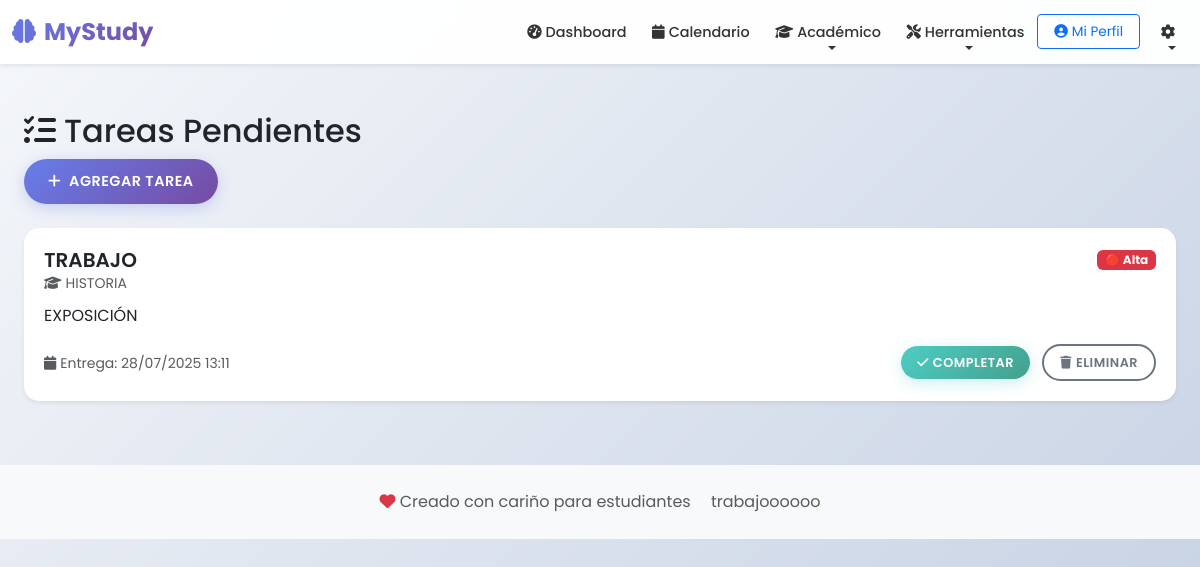
/tareas/ (signed in), run on the app's committed database.
### studyflow/models.py (models this page shows, shortened)
class Tarea(models.Model):
    PRIORIDAD_CHOICES = [
        ('alta', '🔴 Alta'),
        ('media', '🟡 Media'),
        ('baja', '🟢 Baja'),
    ]
    usuario = models.ForeignKey(User, on_delete=models.CASCADE)
    curso = models.ForeignKey(Curso, on_delete=models.CASCADE)
    titulo = models.CharField(max_length=200)
    descripcion = models.TextField(blank=True)
    fecha_entrega = models.DateTimeField()
    prioridad = models.CharField(max_length=5, choices=PRIORIDAD_CHOICES, default='media')
    completada = models.BooleanField(default=False)
    class Meta:
        ordering = ['fecha_entrega']

class Curso(models.Model):
    usuario = models.ForeignKey(User, on_delete=models.CASCADE)
    nombre = models.CharField(max_length=100)
    profesor = models.CharField(max_length=100, blank=True)
    horario = models.CharField(max_length=200, blank=True, help_text="Ejemplo: Lunes y Miércoles 10:00-12:00")
    color = models.CharField(max_length=20, default='#3788d8')

### studyflow/views.py (the view)
# urls.py: path('tareas/', views.lista_tareas, name='lista_tareas'),
@login_required
def lista_tareas(request):
    cursos = Curso.objects.filter(usuario=request.user)
    tareas = Tarea.objects.filter(usuario=request.user, completada=False)
    context = {
        'cursos': cursos,
        'tareas': tareas
    }
    return render(request, 'studyflow/tareas.html', context)

### studyflow/templates/studyflow/tareas.html (shortened to what this page needs)
{% extends 'base.html' %}
{% block content %}
<div class="container">
    <div class="row mb-4">
        <div class="col">
            <h2>
                <i class="fas fa-tasks me-2"></i>Tareas Pendientes
            </h2>
            <button class="boton boton-primario" data-bs-toggle="modal" data-bs-target="#nuevaTareaModal">
                <i class="fas fa-plus me-2"></i>Agregar Tarea
            </button>
        </div>
    </div>
    <div class="row">
        <div class="col">
            {% if tareas %}
                {% for tarea in tareas %}
                    <div class="tarjeta mb-3 shadow-sm">
                        <div class="tarjeta-body">
                            <div class="d-flex justify-content-between align-items-center">
                                <h5 class="tarjeta-title mb-0">{{ tarea.titulo }}</h5>
                                <span class="badge {% if tarea.prioridad == 'alta' %}bg-danger{% elif tarea.prioridad == 'media' %}bg-warning{% else %}bg-success{% endif %}">
                                    {{ tarea.get_prioridad_display }}
                                </span>
                            </div>
                            <p class="text-muted small mb-2">
                                <i class="fas fa-graduation-cap me-1"></i>{{ tarea.curso.nombre }}
                            </p>
                            {% if tarea.descripcion %}
                                <p class="tarjeta-text">{{ tarea.descripcion }}</p>
                            {% endif %}
                            <div class="d-flex justify-content-between align-items-center">
                                <small class="text-muted">
                                    <i class="fas fa-calendar me-1"></i>Entrega: {{ tarea.fecha_entrega|date:"d/m/Y H:i" }}
                                </small>
                                <div>
                                    <form method="post" action="{% url 'completar_tarea' tarea.id %}" class="d-inline">
                                        <button type="submit" class="boton boton-exito boton-sm">
                                            <i class="fas fa-check me-1"></i>Completar
                                        </button>
                                    </form>
                                    <button class="boton boton-borde-secundario boton-sm ms-2">
                                        <i class="fas fa-trash me-1"></i>Eliminar
                                    </button>
                                </div>
                            </div>
                        </div>
                    </div>
                {% endfor %}
            {% else %}
                <div class="alerta alerta-info">
                    <i class="fas fa-info-circle me-2"></i>No tienes tareas pendientes.
                </div>
            {% endif %}
        </div>
    </div>
</div>
{% endblock %}

### static/css/style.css (style rules this page uses)
:root { --primary-color: #667eea; --secondary-color: #764ba2; --accent-color: #f093fb; --success-color: #4ecdc4; --warning-color: #ffe066; --danger-color: #ff6b6b; --dark-color: #2c3e50; --light-color: #f8f9fa; --border-radius: 15px; --box-shadow: 0 10px 25px rgba(0,0,0,0.1); --gradient-primary: linear-gradient(135deg, #667eea 0%, #764ba2 100%); --gradient-accent: linear-gradient(135deg, #f093fb 0%, #f5576c 100%); }
* { box-sizing: border-box; }
body { font-family: 'Poppins', sans-serif; background: linear-gradient(135deg, #f5f7fa 0%, #c3cfe2 100%); min-height: 100vh; line-height: 1.6; margin: 0; }
.container { max-width: 1200px; }
.boton { border-radius: 50px; font-weight: 600; padding: 0.7rem 1.5rem; transition: all 0.3s ease; text-transform: uppercase; font-size: 0.9rem; letter-spacing: 0.5px; border: none; text-decoration: none; display: inline-block; cursor: pointer; }
.boton-sm { padding: 0.4rem 1rem; font-size: 0.8rem; }
.boton-primario { background: var(--gradient-primary); box-shadow: 0 4px 15px rgba(102, 126, 234, 0.3); color: white; }
.boton-exito { background: linear-gradient(135deg, #4ecdc4 0%, #44a08d 100%); box-shadow: 0 4px 15px rgba(78, 205, 196, 0.3); color: white; }
.boton-borde-secundario { border: 2px solid #6c757d; color: #6c757d; background: transparent; }
.tarjeta { background-color: #fff; border-radius: var(--border-radius); border: none; box-shadow: var(--box-shadow); transition: all 0.3s ease; overflow: hidden; }
.tarjeta-body { padding: 1.25rem; }
.tarjeta-title { margin-bottom: 0.75rem; font-weight: 600; }

### data on the page
Tarea: titulo "TRABAJO", prioridad "🔴 Alta", curso.nombre "HISTORIA", descripcion "EXPOSICIÓN", fecha_entrega "28/07/2025 13:11"
